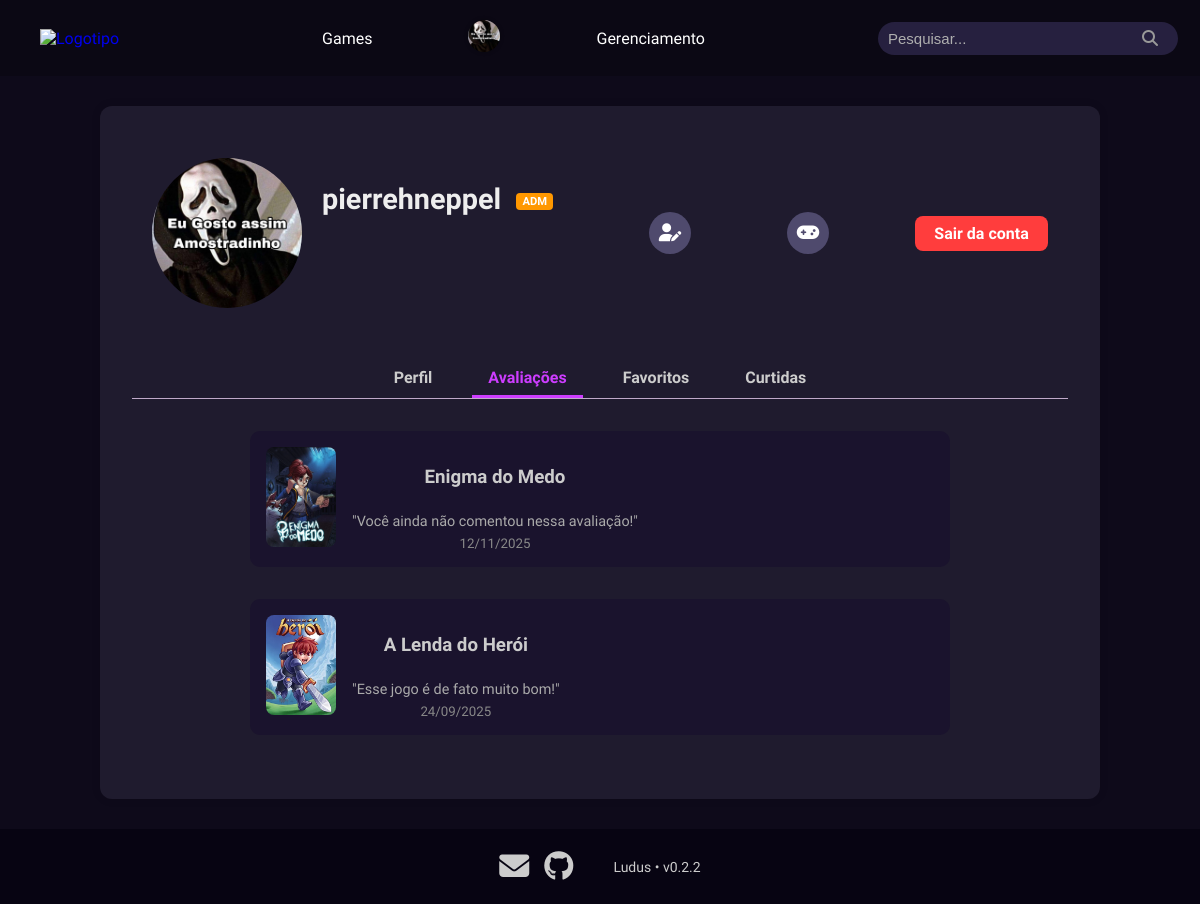
The app's page /Site/perfil_avaliacoes.php (signed in) with its own data.
### tables this page shows
CREATE TABLE `usuario` (
  `id` int NOT NULL AUTO_INCREMENT,
  `nome` varchar(30) NOT NULL,
  `email` varchar(100) NOT NULL,
  `tipo` enum('jogador','desenvolvedor','administrador') NOT NULL,
  `senha` varchar(255) NOT NULL,
  `foto_perfil` varchar(255) DEFAULT 'img/usuarios/default.png',
  `data_cadastro` datetime DEFAULT CURRENT_TIMESTAMP,
  PRIMARY KEY (`id`),
  UNIQUE KEY `nome` (`nome`),
  UNIQUE KEY `email` (`email`)
);

CREATE TABLE `avaliacao` (
  `id` int NOT NULL AUTO_INCREMENT,
  `nota` decimal(2,1) NOT NULL,
  `data_avaliacao` datetime NOT NULL DEFAULT CURRENT_TIMESTAMP,
  `texto` text,
  `id_jogo` int NOT NULL,
  `id_usuario` int NOT NULL,
  PRIMARY KEY (`id`),
  KEY `fk_avaliacao_jogo` (`id_jogo`),
  KEY `fk_avaliacao_usuario` (`id_usuario`),
  CONSTRAINT `fk_avaliacao_jogo` FOREIGN KEY (`id_jogo`) REFERENCES `jogo` (`id`),
  CONSTRAINT `fk_avaliacao_usuario` FOREIGN KEY (`id_usuario`) REFERENCES `usuario` (`id`),
  CONSTRAINT `avaliacao_chk_1` CHECK ((`nota` between 0 and 5))
);

CREATE TABLE `jogo` (
  `id` int NOT NULL AUTO_INCREMENT,
  `nome` varchar(100) NOT NULL,
  `estudio` varchar(100) DEFAULT NULL,
  `desenvolvedor` varchar(100) DEFAULT NULL,
  `descricao` text,
  `imagem` varchar(255) DEFAULT 'img/jogos/default.png',
  `data_lancamento` date DEFAULT NULL,
  `id_usuario` int NOT NULL,
  PRIMARY KEY (`id`),
  KEY `fk_jogo_usuario` (`id_usuario`),
  CONSTRAINT `fk_jogo_usuario` FOREIGN KEY (`id_usuario`) REFERENCES `usuario` (`id`)
);

CREATE TABLE `comentario` (
  `id` int NOT NULL AUTO_INCREMENT,
  `data_comentario` datetime NOT NULL DEFAULT CURRENT_TIMESTAMP,
  `texto` text NOT NULL,
  `id_usuario` int NOT NULL,
  `id_avaliacao` int NOT NULL,
  PRIMARY KEY (`id`),
  KEY `fk_comentario_usuario` (`id_usuario`),
  KEY `fk_comentario_avaliacao` (`id_avaliacao`),
  CONSTRAINT `fk_comentario_avaliacao` FOREIGN KEY (`id_avaliacao`) REFERENCES `avaliacao` (`id`),
  CONSTRAINT `fk_comentario_usuario` FOREIGN KEY (`id_usuario`) REFERENCES `usuario` (`id`)
);

### Site/footers/version.php (called while the page is built)
<?php
return 'v0.2.2';

### Site/perfil_avaliacoes.php (the view, shortened to what this page needs)
<?php
require_once 'config.php';
$id_usuario = $_SESSION['id_usuario'];
$stmt = $mysqli->prepare("SELECT nome, foto_perfil, tipo FROM usuario WHERE id = ?");
$stmt->bind_param("i", $_SESSION['id_usuario']);
$stmt->execute();
$resultado = $stmt->get_result();
$usuario = $resultado->fetch_assoc();
$nomeUsuario = $usuario['nome'];
$foto_perfilPerfil = $usuario['foto_perfil'] ?: 'img/usuarios/default.png';
$tipoUsuario = $usuario['tipo'];
$avaliacoesStmt = $mysqli->prepare("
  SELECT j.id AS id_jogo, j.nome AS nome_jogo, j.imagem AS imagem_jogo, c.texto AS comentario, a.data_avaliacao
  FROM avaliacao a
  JOIN jogo j ON a.id_jogo = j.id
  LEFT JOIN comentario c ON c.id_avaliacao = a.id
  WHERE a.id_usuario = ?
  ORDER BY a.data_avaliacao DESC
");
$avaliacoesStmt->bind_param("i", $id_usuario);
$avaliacoesStmt->execute();
$avaliacoes = $avaliacoesStmt->get_result();
?>
<!DOCTYPE html>
<html lang="pt-BR">
<head>
  <link rel="stylesheet" href="./css/style.css">
  <link rel="stylesheet" href="./css/perfil.css">
  <link rel="stylesheet" href="https://cdnjs.cloudflare.com/ajax/libs/font-awesome/6.5.0/css/all.min.css">
</head>
<body>
  <?php include __DIR__ . '/headers/header_selector.php'; ?>
  <main class="perfil-container">
    <section class="perfil-top">
      <div class="perfil-info">
        <img src="<?php echo htmlspecialchars($foto_perfilPerfil); ?>" alt="Foto de perfil" class="foto-perfil">
        <h1 class="perfil-nome">
          <?php echo htmlspecialchars($nomeUsuario); ?>
          <?php if ($tipoUsuario === 'desenvolvedor'): ?>
            <span class="badge dev">DEV</span>
          <?php elseif ($tipoUsuario === 'administrador'): ?>
            <span class="badge adm">ADM</span>
          <?php endif; ?>
        </h1>
      </div>
      <a href="editar_perfil.php" class="icon-link" title="Editar perfil"><i class="fa-solid fa-user-pen"></i></a>
      <?php if ($tipoUsuario === 'administrador' || $tipoUsuario === 'desenvolvedor'): ?>
        <a href="cadastro_jogo.php" class="icon-link" title="Cadastrar jogo">
          <i class="fa-solid fa-gamepad"></i>
        </a>
      <?php endif; ?>
      <a href="logout.php" class="btn-logout">Sair da conta</a>
    </section>
    <nav class="perfil-nav">
      <a href="perfil.php">Perfil</a>
      <a href="perfil_avaliacoes.php" class="ativo">Avaliações</a>
      <a href="perfil_favoritos.php">Favoritos</a>
      <a href="perfil_curtidas.php">Curtidas</a>
    </nav>
    <section class="recentes">
      <div class="avaliacoes-recentes">
        <?php if ($avaliacoes->num_rows > 0): ?>
          <?php while ($row = $avaliacoes->fetch_assoc()): ?>
            <a href="dashboard.php?id=<?php echo $row['id_jogo']; ?>" class="avaliacao-link">
              <div class="avaliacao">
                <img src="<?php echo htmlspecialchars($row['imagem_jogo']); ?>"
                  alt="<?php echo htmlspecialchars($row['nome_jogo']); ?>">
                <div class="avaliacao-info">
                  <h3><?php echo htmlspecialchars($row['nome_jogo']); ?></h3>
                  <p>
                    "<?php echo htmlspecialchars(!empty($row['comentario']) ? $row['comentario'] : 'Você ainda não comentou nessa avaliação!'); ?>"
                  </p>
                  <small style="color: #888; text-align: center;"><?php echo date('d/m/Y', strtotime($row['data_avaliacao'])); ?></small>
                </div>
              </div>
            </a>
          <?php endwhile; ?>
        <?php else: ?>
          <p style="color: #888; text-align: center;">Nenhuma avaliação feita ainda.</p>
        <?php endif; ?>
      </div>
    </section>
  </main>
  <?php include __DIR__ . '/footers/footer.php'; ?>
</body>
</html>

### Site/headers/header_selector.php (shortened to what this page needs)
<?php
if (!isset($_SESSION['id_usuario']) || !isset($_SESSION['tipo_usuario'])) {
    include __DIR__ . '/header_guest.php';
} else {
    switch ($_SESSION['tipo_usuario']) {
        case 'administrador':
            include __DIR__ . '/header_admin.php';
            break;
    }
}
?>

### Site/headers/header_admin.php (shortened to what this page needs)
<header>
    <figure class="logo">
        <a href="paginainicial.php"><img src="img/NewLudusLogo.png" alt="Logotipo"></a>
    </figure>
    <nav id="nav" class="nav-links">
        <a href="filtragem.php">Games</a>
        <a href="perfil.php">
            <img src="<?= htmlspecialchars($_SESSION['foto_perfil'] ?? 'img/usuarios/default.png') ?>"
                alt="Perfil do usuário" class="user-avatar">
        </a>
        <a href="gerenciamento.php" title="Gerenciamento">Gerenciamento</a>
    </nav>
    <div class="search-container">
        <form action="pesquisa.php" method="GET">
            <input type="text" name="pesquisa" placeholder="Pesquisar..." required>
        </form>
    </div>
</header>

### Site/footers/footer.php
<?php
$version = include __DIR__ . '/version.php';
?>
<footer class="footer-nav">
    <div class="social-icons">
        <a href="mailto:contato.ludusindiegamesbr@gmail.com" title="Email"><i class="fas fa-envelope"></i></a>
        <a href="https://github.com/LarissaSCordeiro/Ludus" target="_blank" title="GitHub"><i
                class="fab fa-github"></i></a>
    </div>
    <span>Ludus • <?php echo $version; ?></span>
</footer>

### Site/css/style.css (style rules this page uses)
html { margin: 0; padding: 0; }
* { box-sizing: border-box; }
html { height: 100%; min-height: 100%; }
body { margin: 0; padding: 0; font-family: 'comfortaa', sans-serif; background-color: #0e0a1a; color: #d9d9d9; display: flex; flex-direction: column; min-height: 100vh; }
header { background: #0b0814; display: flex; align-items: center; justify-content: space-between; padding: 0 2em 0 0; }
main { background-color: #0b0619; }
.user-avatar { width: 32px; height: 32px; border-radius: 50%; object-fit: cover; margin: 0 1rem; cursor: pointer; box-shadow: 0 0 4px rgba(0, 0, 0, 0.3); transition: transform 0.2s ease; }
.logo img { max-height: 50px; max-width: 100%; height: auto; }
input { padding: 5%; margin: 10px 10px 10px 10px; border-radius: 20px; border: 1px solid rgb(153, 153, 153); width: 95%; box-sizing: border-box; background-color: #26203f; font-size: 15px; color: #d9d9d9; transition: box-shadow 0.3s ease; cursor: text; }
input::placeholder { color: #afafaf; }
.nav-links { display: flex; gap: 60px; padding: 10px ; }
.nav-links a { color: white; text-decoration: none; padding: 10px ; }
nav { display: flex; align-items: center; gap: 80px; }
nav a { color: #d9d9d9; text-decoration: none; }
a:not(.a-Button) { transition: color 0.3s ease; }
.search-container { position: relative; width: 300px; }
.search-container input { width: 100%; padding: 8px 30px 8px 10px; border-radius: 20px; border: none; }
span { color: #ccc; }
.avaliacao { background-color: #1f1b2e; padding: 1rem; border-radius: 10px; margin-top: 1rem; }
.footer-nav { color: white; display: flex; justify-content: center; gap: 40px; font-size: 14px; align-items: center; }
footer { margin-top: auto; background-color: #070412; padding: 20px; width: 100%; }
.footer-nav a { color: #ccc; text-decoration: none; transition: color 0.3s ease; }
.footer-nav .social-icons { display: flex; gap: 15px; }
.footer-nav .social-icons a { color: #ccc; font-size: 30px; }

### Site/css/perfil.css (style rules this page uses)
a { text-decoration: none; }
.perfil-container { width: 100%; max-width: 1000px; min-height: 500px; margin: 30px auto; padding: 2rem; background-color: #1f1b2e; border-radius: 12px; box-shadow: 0 0 10px rgba(0, 0, 0, 0.1); }
.perfil-top { display: flex; align-items: center; justify-content: space-between; flex-wrap: wrap; gap: 1rem; padding-bottom: 1rem; padding: 20px; }
.perfil-info { display: flex; }
.perfil-top img.foto-perfil { width: 150px; height: 150px; object-fit: cover; border-radius: 50%; }
.perfil-nome { flex-grow: 1; font-size: 1.8rem; font-weight: 600; color: #eee; margin-left: 20px; }
.badge { display: inline-block; font-size: 0.7rem; font-weight: bold; color: white; padding: 2px 6px; border-radius: 4px; margin-left: 8px; vertical-align: middle; }
.badge.adm { background-color: #ff9800; }
.btn-logout { background-color: #ff3d3d; color: #fff; padding: 0.5rem 1.2rem; border: none; border-radius: 8px; font-weight: bold; cursor: pointer; transition: background-color 0.2s ease; }
.icon-link { display: inline-flex; align-items: center; justify-content: center; width: 42px; height: 42px; border-radius: 50%; background: #4f4a6d; color: #fff; text-decoration: none; margin-left: 10px; font-size: 18px; transition: all 0.3s ease-in-out; }
.perfil-nav { display: flex; justify-content: center; gap: 1.5rem; margin: 2rem 0 1rem; border-bottom: 1px solid #bfa9c9; }
.perfil-nav a { text-decoration: none; color: #ccc; padding: 0.5rem 1rem; font-weight: bold; border-bottom: 3px solid transparent; transition: all 0.3s ease; }
.perfil-nav a:hover, .perfil-nav a.ativo { color: #cd3dff; border-color: #cd3dff; }
.recentes { margin-top: 2rem; text-align: center; font-size: 1rem; color: #666; }
.avaliacao { display: flex; align-items: flex-start; gap: 1rem; margin-left: auto; margin-right: auto; margin-bottom: 2rem; background-color: #1a132d; padding: 1rem; border-radius: 10px; max-width: 700px; transition: transform 0.2s ease, background-color 0.2s ease; }
.avaliacao p { text-align :justify; }
.avaliacao img { width: 70px; height: 100px; border-radius: 8px; object-fit: cover; }
.avaliacao-info { display: flex; flex-direction: column; gap: 0.4rem; color: #ccc; }
.avaliacao-info p { margin: 0; font-size: 0.9rem; color: #aaa; }

### records on screen
usuario: foto_perfil (picture), nome "pierrehneppel"
avaliacao: id_jogo.imagem (picture), id_jogo.nome "Enigma do Medo", comentario "Você ainda não comentou nessa avaliação!", data_avaliacao "12/11/2025"
avaliacao: id_jogo.imagem (picture), id_jogo.nome "A Lenda do Herói", comentario.texto "Esse jogo é de fato muito bom!", data_avaliacao "24/09/2025"

### other values on screen
$version "v0.2.2"
